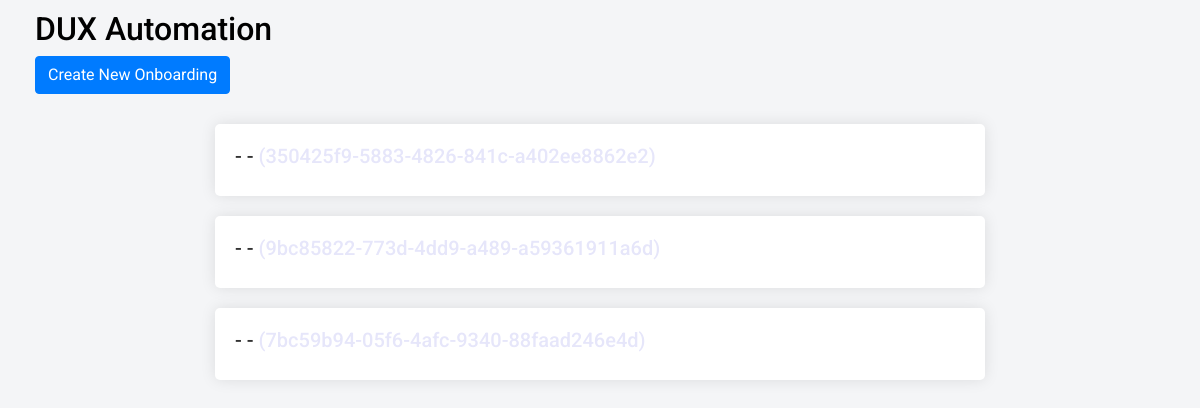
The app's page / (signed in), older data.
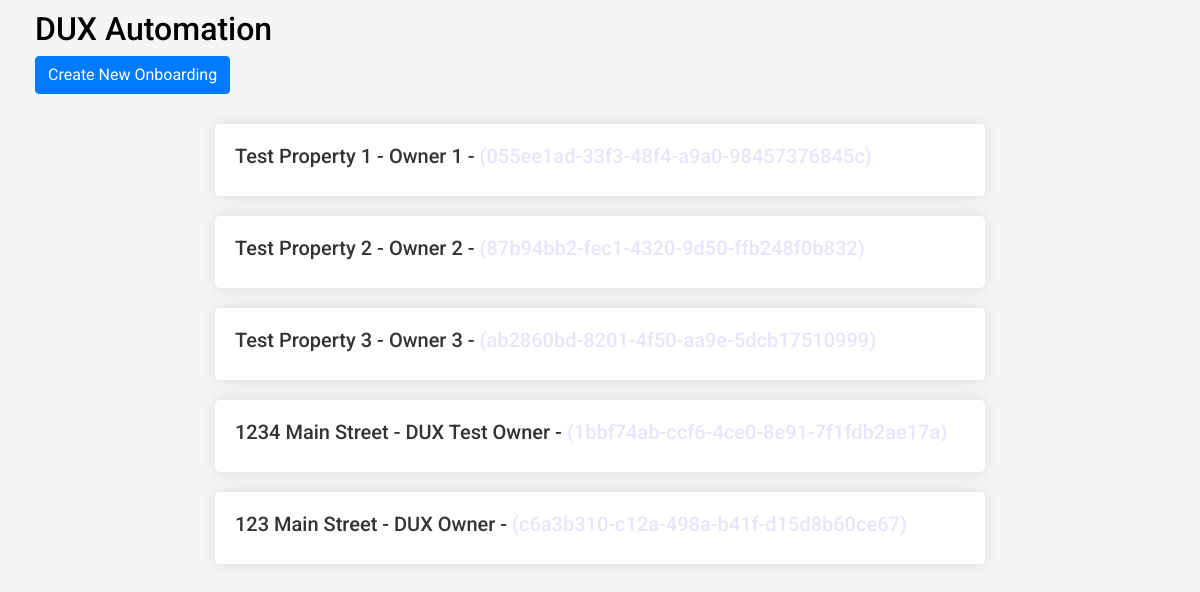
The same page, newer data.
### dashboard/models.py (models this page shows)
class OnboardingObject(models.Model):
    id = models.UUIDField(primary_key=True, default=uuid.uuid4, editable=False)
    owner = models.CharField(max_length=500, null=True, blank=True)
    address = models.CharField(max_length=1000, null=True, blank=True)
    expenses_folder_id = models.CharField(max_length=500, null=True, blank=True)
    owner_folder_id = models.CharField(max_length=500, null=True, blank=True)
    property_folder_id = models.CharField(max_length=500, null=True, blank=True)
    onboarding_start_date = models.DateField(null=True, blank=True)
    launch_date = models.DateField(null=True, blank=True)

### dashboard/views.py (the view)
# urls.py: path('', onboarding_list, name='onboarding-list'),
@login_required
def onboarding_list(request):
    onboarding_objects = OnboardingObject.objects.all()
    return render(request, 'main.html', {'onboarding_objects': onboarding_objects})

### dashboard/templates/main.html (shortened to what this page needs)
<!DOCTYPE html>
<html lang="en">
<head>
    <link href="https://stackpath.bootstrapcdn.com/bootstrap/4.5.2/css/bootstrap.min.css" rel="stylesheet">
</head>
<body>
    <div class="container-fluid">
        <div class="row">
            <div class="col-12">
                <div class="header">
                    <h2>DUX Automation</h2>
                    <a href="{% url 'create-onboarding' %}" class="btn btn-primary" style="margin-right:0px;">Create New Onboarding</a>
                </div>
            </div>
            <div class="col-md-8 offset-md-2">
                {% for obj in onboarding_objects %}
                <div class="info-box">
                    <h5 class="info-box-header" data-toggle="collapse" data-target="#info{{ forloop.counter }}" aria-expanded="false" aria-controls="info{{ forloop.counter }}">
                        {{ obj.address }} - {{ obj.owner }} - <span style="color: lavender;">({{ obj.id }})</span>
                    </h5>
                </div>
                {% endfor %}
            </div>
        </div>
    </div>
</body>
</html>

### dashboard/templates/main.html (style rules this page uses)
body { font-family: 'Roboto', sans-serif; background-color: #f4f5f7; color: #333; }
.header { color: black; padding: 10px 20px; }
.info-box { background-color: #ffffff; border: none; border-radius: 5px; box-shadow: 0 0 15px rgba(0,0,0,0.1); margin-top: 20px; padding: 20px; }
.info-box-header { font-weight: 500; cursor: pointer; }

Row changes from the older to the newer data that the page shows:
removed OnboardingObject: id "350425f9-5883-4826-841c-a402ee8862e2"
removed OnboardingObject: id "9bc85822-773d-4dd9-a489-a59361911a6d"
removed OnboardingObject: id "7bc59b94-05f6-4afc-9340-88faad246e4d"
added OnboardingObject: address "Test Property 1", owner "Owner 1", id "055ee1ad-33f3-48f4-a9a0-98457376845c"
added OnboardingObject: address "Test Property 2", owner "Owner 2", id "87b94bb2-fec1-4320-9d50-ffb248f0b832"
added OnboardingObject: address "Test Property 3", owner "Owner 3", id "ab2860bd-8201-4f50-aa9e-5dcb17510999"
added OnboardingObject: address "1234 Main Street", owner "DUX Test Owner", id "1bbf74ab-ccf6-4ce0-8e91-7f1fdb2ae17a"
added OnboardingObject: address "123 Main Street", owner "DUX Owner", id "c6a3b310-c12a-498a-b41f-d15d8b60ce67"
